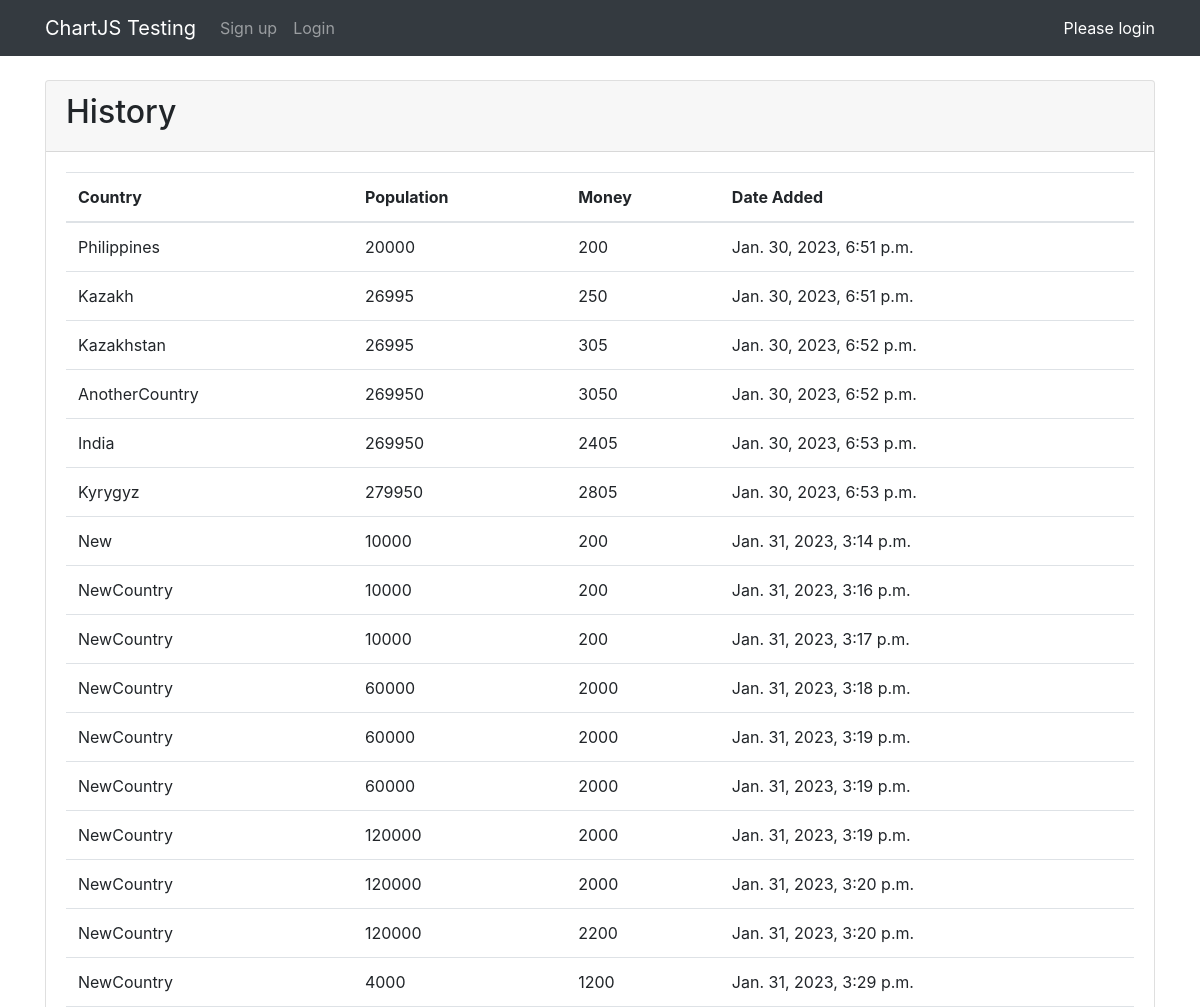
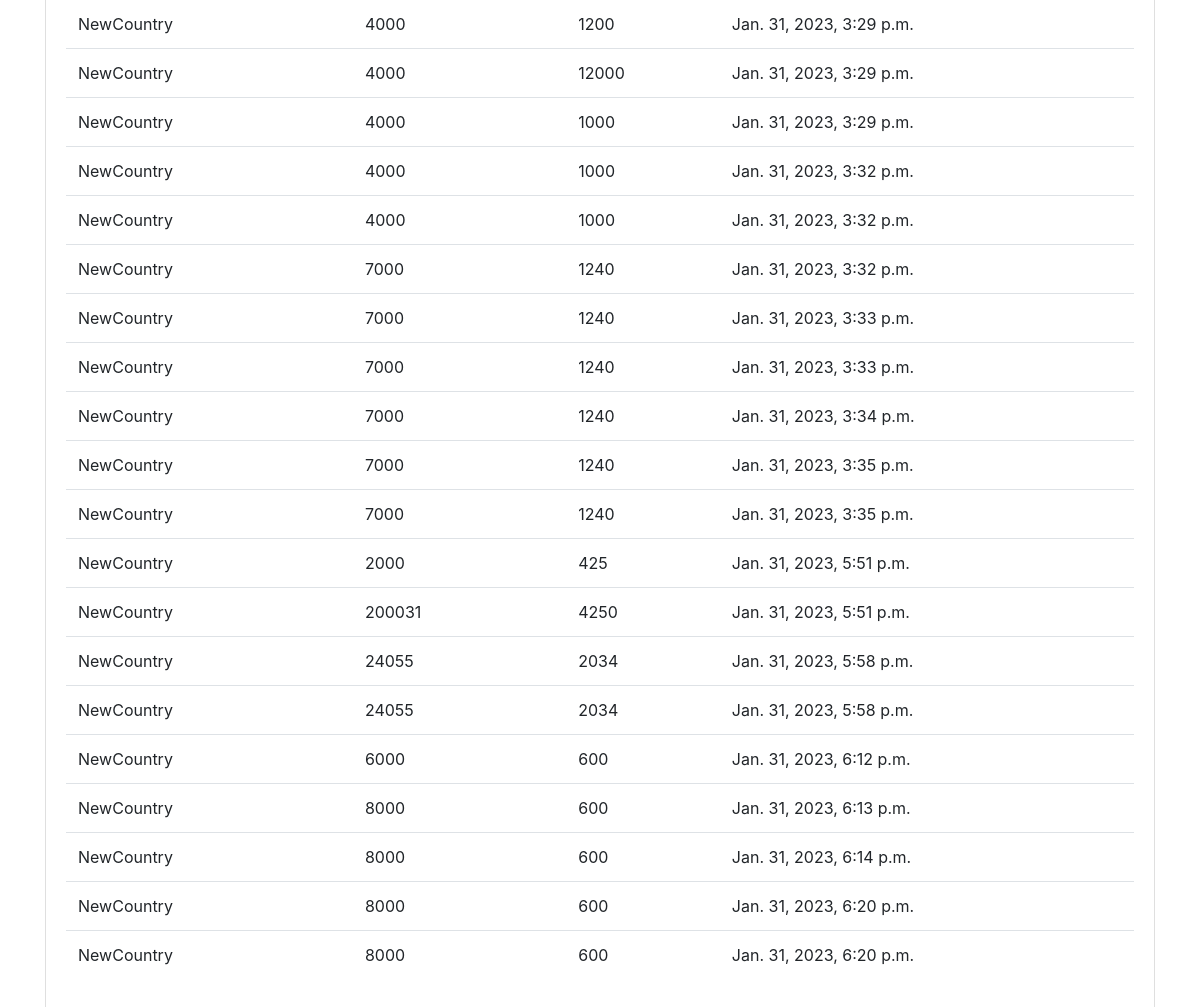
The page /history/ on the database its author committed (2 pictures, top to bottom).
### dashboard/models.py (models this page shows, shortened)
class CountryData(models.Model):
	author = models.ForeignKey(User, on_delete=models.CASCADE)
	country = models.CharField(max_length=100, default='NewCountry')
	population = models.IntegerField()
	money = models.IntegerField()
	dateNow = models.DateTimeField(auto_now_add=True)
	class Meta:
		verbose_name_plural = 'Country Population Data'

### dashboard/views.py (the view)
# urls.py: path('history/', views.history, name='dashboard-history')
def history(request):
	countryInfo = CountryData.objects.all()
	context = {
		'countryInfo':countryInfo
	}
	return render(request, 'dashboard/history.html', context)

### templates/dashboard/history.html (shortened to what this page needs)
{% extends 'partials/base.html' %}
{% block content %}
<div class="row justify-content-center mt-4">
	<div class="col-md-12">
		<div class="card">
			<div class="card-header"><h2>History</h2></div>
			<div class="card-body">
				<table class="table">
				  <thead>
				    <tr>
				      <th scope="col">Country</th>
				      <th scope="col">Population</th>
				      <th scope="col">Money</th>
				      <th scope="col">Date Added</th>
				    </tr>
				  </thead>
				  <tbody>
				  	{% for countryInfo in countryInfo %}
				    <tr>
				    	<td>{{countryInfo.country}}</td>
				    	<td>{{countryInfo.population}}</td>
				    	<td>{{countryInfo.money}}</td>
				    	<td>{{countryInfo.dateNow}}</td>
				    </tr>
					{% endfor %}
				  </tbody>
				</table>
			</div>
		</div>
	</div>
</div>
{% endblock %}

### templates/partials/base.html (shortened to what this page needs)
<!doctype html>
<html lang="en">
  <head>
    <link rel="stylesheet" href="https://cdn.jsdelivr.net/npm/bootstrap@4.0.0/dist/css/bootstrap.min.css">
  </head>
  <body>
    {% include 'partials/nav.html' %}
    <div class="container">
      {% block content %}
      {% endblock %}
    </div>
  </body>
</html>

### templates/partials/nav.html (shortened to what this page needs)
<nav class="navbar navbar-expand-lg navbar-dark bg-dark fixed-top" style="position: static;">
  <div class="container">
    <a class="navbar-brand" href="{% url 'dashboard-index' %}">ChartJS Testing</a>
    <div class="collapse navbar-collapse" id="navbarsExampleDefault">
      <ul class="navbar-nav mr-auto">
        {% if request.user.is_authenticated %}
        <li><a class="nav-link" href="{% url 'dashboard-logout_view' %}">Logout <span class="sr-only">(current)</span></a></li>
        <li><a class="nav-link" href="{% url 'dashboard-history' %}">History <span class="sr-only">(current)</span></a></li>
        {% else %}
        <li><a class="nav-link" href="{% url 'dashboard-signup' %}">Sign up <span class="sr-only">(current)</span></a></li>
        <li><a class="nav-link" href="{% url 'dashboard-log-in' %}">Login <span class="sr-only">(current)</span></a></li>
        {% endif %}
      </ul>
    </div>
    <div class="float-end" style="color: white;">
      {% if request.user.is_authenticated %}
      <h2>{{request.user}}</h2>
      {% else %}
      <ul class="navbar-nav mr-auto">
        <li>Please login</li>
      </ul>
      {% endif %}
    </div>
  </div>
</nav>

### rows shown on the page
CountryData: country "Philippines", population "20000", money "200", dateNow "Jan. 30, 2023, 6:51 p.m."
CountryData: country "Kazakh", population "26995", money "250", dateNow "Jan. 30, 2023, 6:51 p.m."
CountryData: country "Kazakhstan", population "26995", money "305", dateNow "Jan. 30, 2023, 6:52 p.m."
CountryData: country "AnotherCountry", population "269950", money "3050", dateNow "Jan. 30, 2023, 6:52 p.m."
CountryData: country "India", population "269950", money "2405", dateNow "Jan. 30, 2023, 6:53 p.m."
CountryData: country "Kyrygyz", population "279950", money "2805", dateNow "Jan. 30, 2023, 6:53 p.m."
CountryData: country "New", population "10000", money "200", dateNow "Jan. 31, 2023, 3:14 p.m."
CountryData: country "NewCountry", population "10000", money "200", dateNow "Jan. 31, 2023, 3:16 p.m."
CountryData: country "NewCountry", population "10000", money "200", dateNow "Jan. 31, 2023, 3:17 p.m."
CountryData: country "NewCountry", population "60000", money "2000", dateNow "Jan. 31, 2023, 3:18 p.m."
CountryData: country "NewCountry", population "60000", money "2000", dateNow "Jan. 31, 2023, 3:19 p.m."
CountryData: country "NewCountry", population "60000", money "2000", dateNow "Jan. 31, 2023, 3:19 p.m."
CountryData: country "NewCountry", population "120000", money "2000", dateNow "Jan. 31, 2023, 3:19 p.m."
CountryData: country "NewCountry", population "120000", money "2000", dateNow "Jan. 31, 2023, 3:20 p.m."
CountryData: country "NewCountry", population "120000", money "2200", dateNow "Jan. 31, 2023, 3:20 p.m."
CountryData: country "NewCountry", population "4000", money "1200", dateNow "Jan. 31, 2023, 3:29 p.m."
CountryData: country "NewCountry", population "4000", money "1200", dateNow "Jan. 31, 2023, 3:29 p.m."
CountryData: country "NewCountry", population "4000", money "12000", dateNow "Jan. 31, 2023, 3:29 p.m."
CountryData: country "NewCountry", population "4000", money "1000", dateNow "Jan. 31, 2023, 3:29 p.m."
CountryData: country "NewCountry", population "4000", money "1000", dateNow "Jan. 31, 2023, 3:32 p.m."
CountryData: country "NewCountry", population "4000", money "1000", dateNow "Jan. 31, 2023, 3:32 p.m."
CountryData: country "NewCountry", population "7000", money "1240", dateNow "Jan. 31, 2023, 3:32 p.m."
CountryData: country "NewCountry", population "7000", money "1240", dateNow "Jan. 31, 2023, 3:33 p.m."
CountryData: country "NewCountry", population "7000", money "1240", dateNow "Jan. 31, 2023, 3:33 p.m."
CountryData: country "NewCountry", population "7000", money "1240", dateNow "Jan. 31, 2023, 3:34 p.m."
CountryData: country "NewCountry", population "7000", money "1240", dateNow "Jan. 31, 2023, 3:35 p.m."
CountryData: country "NewCountry", population "7000", money "1240", dateNow "Jan. 31, 2023, 3:35 p.m."
CountryData: country "NewCountry", population "2000", money "425", dateNow "Jan. 31, 2023, 5:51 p.m."
CountryData: country "NewCountry", population "200031", money "4250", dateNow "Jan. 31, 2023, 5:51 p.m."
CountryData: country "NewCountry", population "24055", money "2034", dateNow "Jan. 31, 2023, 5:58 p.m."
CountryData: country "NewCountry", population "24055", money "2034", dateNow "Jan. 31, 2023, 5:58 p.m."
CountryData: country "NewCountry", population "6000", money "600", dateNow "Jan. 31, 2023, 6:12 p.m."
CountryData: country "NewCountry", population "8000", money "600", dateNow "Jan. 31, 2023, 6:13 p.m."
CountryData: country "NewCountry", population "8000", money "600", dateNow "Jan. 31, 2023, 6:14 p.m."
CountryData: country "NewCountry", population "8000", money "600", dateNow "Jan. 31, 2023, 6:20 p.m."
CountryData: country "NewCountry", population "8000", money "600", dateNow "Jan. 31, 2023, 6:20 p.m."
